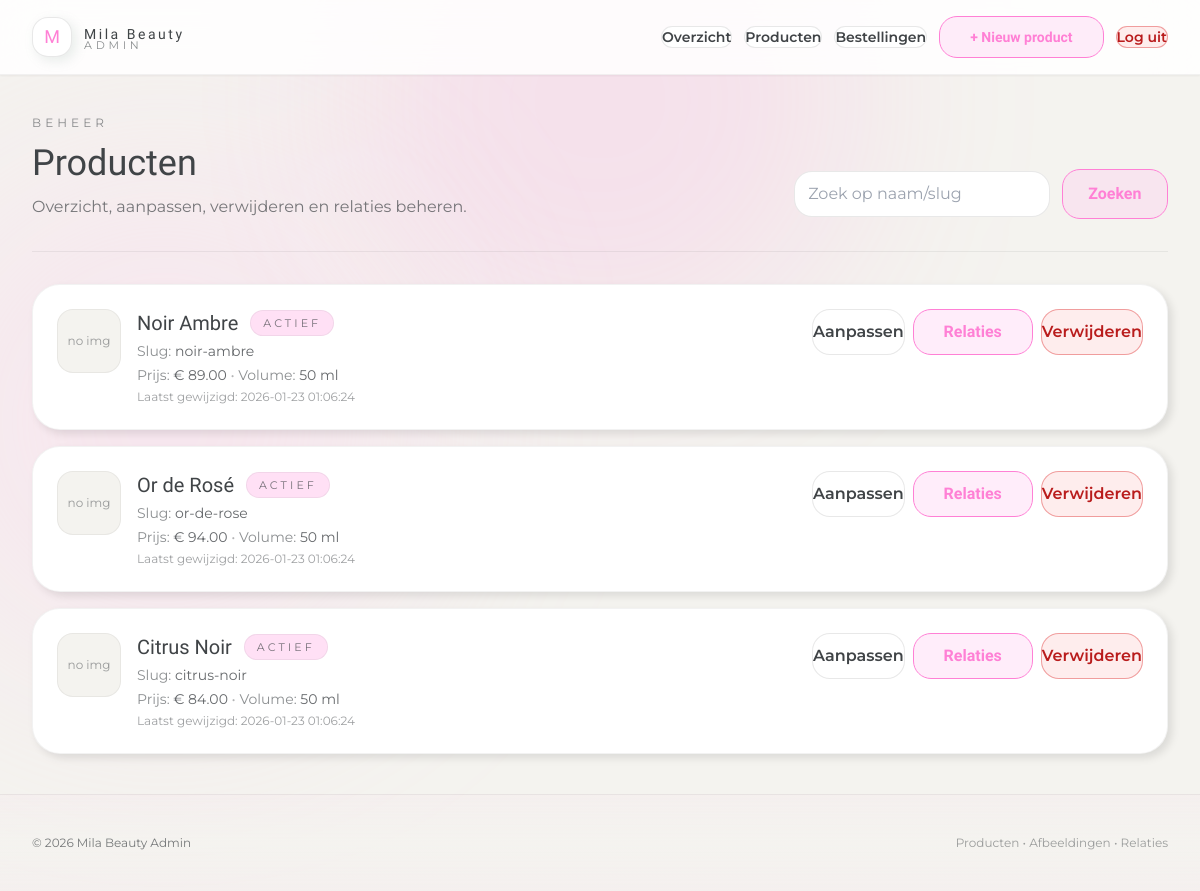
Page /admin/products/index.php (signed in) on the committed database.
### tables this page shows
CREATE TABLE IF NOT EXISTS products
(
    id                int(10) UNSIGNED NOT NULL AUTO_INCREMENT PRIMARY KEY,
name              varchar(160)     NOT NULL,
    slug              varchar(200)     NOT NULL,
    short_description varchar(255)              DEFAULT NULL,
    description       text                      DEFAULT NULL,
    ingredients       text                      DEFAULT NULL,
    allergens         text                      DEFAULT NULL,
    price             decimal(10, 2)            DEFAULT NULL,
    volume_ml         int(11)                   DEFAULT NULL,
    is_active        tinyint(1)       NOT NULL DEFAULT 1,
    main_image        varchar(255)              DEFAULT NULL,
    created_at        datetime         NOT NULL DEFAULT current_timestamp(),
    updated_at        datetime         NOT NULL DEFAULT current_timestamp() ON UPDATE current_timestamp()
);

### config/db.php (called while the page is built, shortened)
<?php
function h(string $value): string
{
    return htmlspecialchars($value, ENT_QUOTES, 'UTF-8');
}

### admin/products/index.php (the view, shortened to what this page needs)
<?php
require_once __DIR__ . '/../../config/db.php';
$pdo = db();
$q = trim((string)($_GET['q'] ?? ''));
$sql = "SELECT id, name, slug, price, volume_ml, is_active, main_image, updated_at
        FROM products
        WHERE 1=1";
$params = [];
$sql .= " ORDER BY updated_at DESC";
$stmt = $pdo->prepare($sql);
$stmt->execute($params);
$products = $stmt->fetchAll();
include __DIR__ . '/../includes/header.php';
?>
<div class="flex items-end justify-between gap-6 flex-wrap">
    <div>
        <div class="text-xs tracking-[.34em] uppercase text-brandText/60">Beheer</div>
        <h1 class="mt-3 font-serif text-3xl md:text-4xl">Producten</h1>
        <p class="mt-3 text-brandText/70">Overzicht, aanpassen, verwijderen en relaties beheren.</p>
    </div>
    <form class="flex gap-3 items-center" method="get">
        <input
                name="q"
                value="<?= h($q) ?>"
                class="w-64 input-field"
                placeholder="Zoek op naam/slug"
        />
        <button class="btn btn-primary btn-lg">
            Zoeken
        </button>
    </form>
</div>
<div class="mt-8 hairline"></div>
<div class="mt-8 grid gap-4">
    <?php foreach ($products as $p): ?>
        <div class="rounded-[28px] overflow-hidden bg-white shadow-card border border-black/5">
            <div class="p-6 flex items-start justify-between gap-6 flex-wrap">
                <div class="flex items-start gap-4">
                    <div class="h-16 w-16 rounded-2xl border border-black/5 bg-brandBg overflow-hidden flex items-center justify-center">
                        <?php if (!empty($p['main_image'])): ?>
                            <img src="/<?= h($p['main_image']) ?>" class="h-full w-full object-cover" alt="">
                        <?php else: ?>
                            <span class="text-brandText/50 text-xs">no img</span>
                        <?php endif; ?>
                    </div>
                    <div>
                        <div class="flex items-center gap-3">
                            <div class="font-serif text-xl text-brandText"><?= h($p['name']) ?></div>
                            <?php if ((int)$p['is_active'] === 1): ?>
                                <span class="text-[11px] tracking-[.28em] uppercase rounded-full px-3 py-1 border border-black/5 bg-brandPinkSoft/60 text-brandText/70">Actief</span>
                            <?php else: ?>
                                <span class="text-[11px] tracking-[.28em] uppercase rounded-full px-3 py-1 border border-black/5 bg-brandBg text-brandText/50">Inactief</span>
                            <?php endif; ?>
                        </div>
                        <div class="mt-1 text-sm text-brandText/60">Slug: <span class="text-brandText/80"><?= h($p['slug']) ?></span></div>
                        <div class="mt-1 text-sm text-brandText/60">
                            Prijs: <span class="text-brandText/80">€ <?= h((string)$p['price']) ?></span>
                            <span class="text-brandText/40">•</span>
                            Volume: <span class="text-brandText/80"><?= h((string)$p['volume_ml']) ?> ml</span>
                        </div>
                        <div class="mt-1 text-xs text-brandText/50">Laatst gewijzigd: <?= h((string)$p['updated_at']) ?></div>
                    </div>
                </div>
                <div class="flex gap-2">
                    <a class="btn btn-secondary"
                       href="edit.php?id=<?= (int)$p['id'] ?>">Aanpassen</a>
                    <a class="btn btn-primary"
                       href="relations.php?id=<?= (int)$p['id'] ?>">Relaties</a>
                    <a class="btn btn-danger"
                       href="delete.php?id=<?= (int)$p['id'] ?>"
                       onclick="return confirm('Weet je zeker dat je dit product wilt verwijderen?');"
                    >Verwijderen</a>
                </div>
            </div>
        </div>
    <?php endforeach; ?>
</div>
<?php include __DIR__ . '/../includes/footer.php'; ?>

### admin/includes/header.php (shortened to what this page needs)
<!doctype html>
<html lang="nl">
<head>
    <script src="https://cdn.tailwindcss.com"></script>
    <link rel="stylesheet" href="/assets/css/theme.css" />
    <link rel="stylesheet" href="/assets/css/admin.css" />
</head>
<?php
$showAdminNav = $showAdminNav ?? true;
$bodyClass = $bodyClass ?? 'admin-body text-brandText font-sans';
$mainClass = $mainClass ?? 'mx-auto max-w-container px-4 md:px-8 py-10';
$adminNavLinks = [
    [
        'label' => 'Overzicht',
        'href' => '/admin/index.php',
        'class' => 'btn btn-secondary',
    ],
    [
        'label' => 'Producten',
        'href' => '/admin/products/',
        'class' => 'btn btn-secondary',
    ],
    [
        'label' => 'Bestellingen',
        'href' => '/admin/orders/',
        'class' => 'btn btn-secondary',
    ],
];
$adminNavActions = [
    [
        'label' => '+ Nieuw product',
        'href' => '/admin/products/create.php',
        'class' => 'btn btn-primary',
    ],
    [
        'label' => 'Log uit',
        'href' => '/admin/auth/logout.php',
        'class' => 'btn btn-danger',
    ],
];
?>
<body class="<?= h($bodyClass) ?>">
<div class="fixed inset-0 -z-50 pointer-events-none">
    <div class="absolute -top-40 left-1/2 -translate-x-1/2 h-[520px] w-[520px] rounded-full blur-[90px] bg-brandPink/15"></div>
</div>
<header class="sticky top-0 z-50 bg-white/85 backdrop-blur-xl border-b border-black/5 shadow-sm">
    <div class="mx-auto max-w-container px-4 md:px-8 py-4 flex items-center justify-between gap-4">
        <a href="/admin/index.php" class="group flex items-center gap-3">
            <div class="h-10 w-10 rounded-2xl luxe-ring shadow-glow bg-white flex items-center justify-center">
                <span class="font-serif text-brandPink text-lg">M</span>
            </div>
            <div class="leading-none">
                <div class="font-serif tracking-[.18em] text-sm text-brandText">Mila Beauty</div>
                <div class="text-[11px] tracking-[.34em] text-brandText/60 -mt-1">ADMIN</div>
            </div>
        </a>
        <?php if ($showAdminNav) : ?>
            <div class="flex items-center gap-3">
                <nav class="hidden md:flex items-center gap-3 text-sm">
                    <?php foreach ($adminNavLinks as $link) : ?>
                        <a class="<?= h($link['class']) ?>" href="<?= h($link['href']) ?>">
                            <?= h($link['label']) ?>
                        </a>
                    <?php endforeach; ?>
                    <?php foreach ($adminNavActions as $link) : ?>
                        <a class="<?= h($link['class']) ?>" href="<?= h($link['href']) ?>">
                            <?= h($link['label']) ?>
                        </a>
                    <?php endforeach; ?>
                </nav>
            </div>
        <?php endif; ?>
    </div>
</header>
<main class="<?= h($mainClass) ?>">

### admin/includes/footer.php
</main>
<footer class="py-10 border-t border-black/5">
    <div class="mx-auto max-w-container px-4 md:px-8 text-xs text-brandText/70 flex items-center justify-between gap-4 flex-wrap">
        <div>© <?= date('Y') ?> Mila Beauty Admin</div>
        <div class="opacity-70">Producten • Afbeeldingen • Relaties</div>
    </div>
</footer>
</body>
</html>

### assets/css/theme.css (style rules this page uses)
:root { --color-brand-pink: #ff80d5; --color-brand-pink-soft: #ffccef; --color-brand-bg: #f4f3ef; --color-brand-accent: #ca9a8e; --color-brand-text: #404447; --color-brand-bg-soft: #faf4f7; --color-header-pink: rgba(255, 128, 213, 0.61); --shadow-card: 4px 4px 8px 0px rgba(0, 0, 0, 0.1); --shadow-img: 4px 4px 20px 0px rgba(132, 153, 148, 0.5); --shadow-inset-glow: 0 0 10px 0 #ca9a8e inset, 0 0 20px 2px #ca9a8e; --radius-fancy: 20px 0 20px 0; --radius-fancy-img: 100px 0 0 0; --section-accent: var(--color-brand-pink); --section-accent-soft: var(--color-brand-pink-soft); --section-button-bg: rgba(255, 204, 239, 0.37); --section-text: var(--color-brand-text); --section-bg: var(--color-brand-bg); --section-border: rgba(64, 68, 71, 0.08); }
body { background: linear-gradient(180deg, var(--color-brand-bg-soft) 0%, var(--section-bg) 45%, rgba(255, 204, 239, 0.12) 100%); color: var(--section-text); font-weight: 400; }
section, footer { background: linear-gradient(180deg, rgba(255, 204, 239, 0.08) 0%, rgba(244, 243, 239, 0.7) 50%, rgba(255, 204, 239, 0.08) 100%); }
.btn-primary { display: inline-flex; align-items: center; justify-content: center; font-family: Taviraj, serif; font-weight: 600; border: 2px solid var(--section-accent); color: var(--section-accent); background: var(--section-button-bg); padding: 10px 30px; transition: all 0.3s ease; border-radius: var(--radius-fancy); }

### assets/css/admin.css (style rules this page uses)
:root { --admin-card-bg: #ffffff; --admin-card-soft: rgba(255, 255, 255, 0.85); --admin-border: rgba(64, 68, 71, 0.12); --admin-border-soft: rgba(64, 68, 71, 0.08); --admin-shadow: 4px 4px 12px rgba(132, 153, 148, 0.18); --admin-shadow-strong: 6px 8px 22px rgba(132, 153, 148, 0.25); }
.admin-body { background: var(--color-brand-bg); color: var(--color-brand-text); font-family: "Montserrat", ui-sans-serif, system-ui; min-height: 100vh; }
.luxe-ring { border: 1px solid var(--admin-border); border-radius: 20px; }
.shadow-glow { box-shadow: var(--admin-shadow); }
.hairline { height: 1px; background: var(--admin-border-soft); }
.btn { display: inline-flex; align-items: center; justify-content: center; gap: 0.35rem; font-weight: 600; border-radius: 18px; transition: all 0.2s ease; border: 1px solid transparent; }
.btn-primary { border-color: var(--color-brand-pink); color: var(--color-brand-pink); background: rgba(255, 204, 239, 0.35); font-family: "Taviraj", ui-serif, Georgia, serif; }
.btn-secondary { border-color: var(--admin-border); color: var(--color-brand-text); background: var(--admin-card-soft); }
.btn-danger { border-color: rgba(220, 38, 38, 0.4); color: #b91c1c; background: rgba(254, 226, 226, 0.6); }
.btn-lg { padding: 0.75rem 1.6rem; font-size: 1rem; }
.input-field { width: 100%; border-radius: 18px; border: 1px solid var(--admin-border); background: var(--admin-card-bg); padding: 0.65rem 0.85rem; color: var(--color-brand-text); outline: none; transition: box-shadow 0.2s ease, border-color 0.2s ease; }

### rows in the picture
products: shows "no img", name "Noir Ambre", is_active "ACTIEF", slug "noir-ambre", price "89.00", volume_ml "50", updated_at "2026-01-23 01:06:24"
products: shows "no img", name "Or de Rosé", is_active "ACTIEF", slug "or-de-rose", price "94.00", volume_ml "50", updated_at "2026-01-23 01:06:24"
products: shows "no img", name "Citrus Noir", is_active "ACTIEF", slug "citrus-noir", price "84.00", volume_ml "50", updated_at "2026-01-23 01:06:24"

### other values in the picture
$link['label'] "Overzicht"
$link['label'] "Producten"
$link['label'] "Bestellingen"
$link['label'] "+ Nieuw product"
$link['label'] "Log uit"
